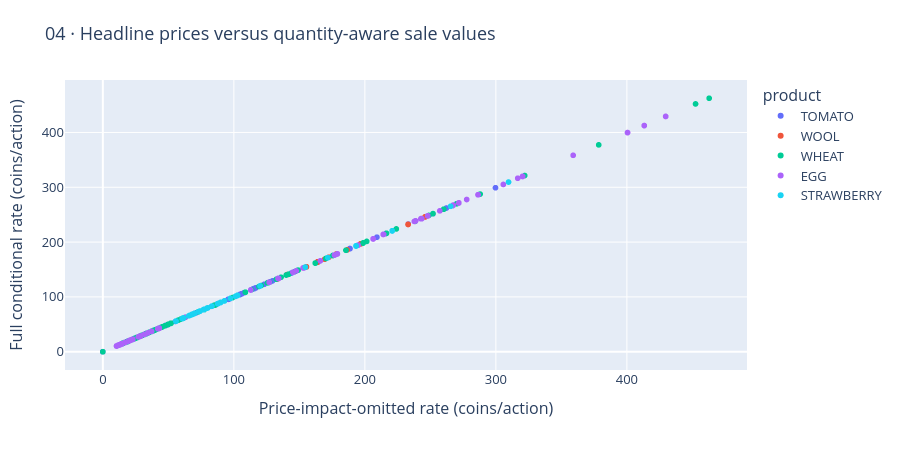

This figure's notebook cell:
### Markdown cell above
## 6 · What headline price hides

Compare the same quantity/deadline/capacity scenario with and without marginal price impact. A current market quote multiplied by all units is not the proceeds of a sequential sale against a changing inventory curve. Neither axis predicts rival trading or future town demand.

### Code cell
charts[3].show(renderer="plotly_mimetype")

### Figure 1 — Plotly figure (JSON) as saved in the notebook; plotly's stock layout.template omitted (floating-point values rounded to 4 significant figures; data arrays with more than 128 entries replaced by an {"elided": "..."} marker saying what was removed)
{"data": [{"customdata": {"elided": "520x4 float values"}, "hovertemplate": "product=TOMATO<br>Price-impact-omitted rate (coins/action)=%{x}<br>Full conditional rate (coins/action)=%{y}<br>deadline_slack=%{customdata[0]}<br>price_impact_loss=%{customdata[1]}<br>capacity_value_loss=%{customdata[2]}<br>marginal_harvest_revenue=%{customdata[3]}<extra></extra>", "legendgroup": "TOMATO", "marker": {"color": "#636efa", "symbol": "circle"}, "mode": "markers", "name": "TOMATO", "showlegend": true, "type": "scattergl", "x": {"elided": "520 float values"}, "xaxis": "x", "y": {"elided": "520 float values"}, "yaxis": "y"}, {"customdata": {"elided": "74x4 float values"}, "hovertemplate": "product=WOOL<br>Price-impact-omitted rate (coins/action)=%{x}<br>Full conditional rate (coins/action)=%{y}<br>deadline_slack=%{customdata[0]}<br>price_impact_loss=%{customdata[1]}<br>capacity_value_loss=%{customdata[2]}<br>marginal_harvest_revenue=%{customdata[3]}<extra></extra>", "legendgroup": "WOOL", "marker": {"color": "#EF553B", "symbol": "circle"}, "mode": "markers", "name": "WOOL", "showlegend": true, "type": "scattergl", "x": [164.0, 178.3, 140.6, 164.0, 164.0, 140.6, 196.8, 172.5, 164.0, 140.6, 246.0, 164.0, 140.6, 164.0, 164.0, 196.8, 164.0, 246.0, 164.0, 140.6, 164.0, 178.3, 140.6, 164.0, 164.0, 140.6, 196.8, 172.5, 164.0, 140.6, 246.0, 164.0, 140.6, 164.0, 164.0, 196.8, 164.0, 246.0, 164.0, 140.6, 154.7, 162.3, 133.1, 155.3, 155.3, 133.1, 186.4, 164.0, 155.3, 133.1, 233.0, 155.3, 133.1, 155.3, 154.7, 186.4, 155.3, 233.0, 155.3, 133.1, 154.7, 169.3, 133.1, 155.3, 155.3, 133.1, 186.4, 164.0, 155.3, 133.1, 233.0, 155.3, 133.1, 155.3], "xaxis": "x", "y": [164.0, 178.3, 140.6, 164.0, 164.0, 140.6, 196.8, 172.5, 164.0, 140.6, 246.0, 164.0, 140.6, 164.0, 164.0, 196.8, 164.0, 246.0, 164.0, 140.6, 164.0, 178.3, 140.6, 164.0, 164.0, 140.6, 196.8, 172.5, 164.0, 140.6, 246.0, 164.0, 140.6, 164.0, 164.0, 196.8, 164.0, 246.0, 164.0, 140.6, 154.5, 161.8, 132.7, 154.8, 154.8, 132.7, 185.8, 163.5, 154.8, 132.7, 232.2, 154.8, 132.7, 154.8, 154.5, 185.8, 154.8, 232.2, 154.8, 132.7, 154.5, 168.8, 132.7, 154.8, 154.8, 132.7, 185.8, 163.5, 154.8, 132.7, 232.2, 154.8, 132.7, 154.8], "yaxis": "y"}, {"customdata": {"elided": "404x4 float values"}, "hovertemplate": "product=WHEAT<br>Price-impact-omitted rate (coins/action)=%{x}<br>Full conditional rate (coins/action)=%{y}<br>deadline_slack=%{customdata[0]}<br>price_impact_loss=%{customdata[1]}<br>capacity_value_loss=%{customdata[2]}<br>marginal_harvest_revenue=%{customdata[3]}<extra></extra>", "legendgroup": "WHEAT", "marker": {"color": "#00cc96", "symbol": "circle"}, "mode": "markers", "name": "WHEAT", "showlegend": true, "type": "scattergl", "x": {"elided": "404 float values"}, "xaxis": "x", "y": {"elided": "404 float values"}, "yaxis": "y"}, {"customdata": {"elided": "420x4 float values"}, "hovertemplate": "product=EGG<br>Price-impact-omitted rate (coins/action)=%{x}<br>Full conditional rate (coins/action)=%{y}<br>deadline_slack=%{customdata[0]}<br>price_impact_loss=%{customdata[1]}<br>capacity_value_loss=%{customdata[2]}<br>marginal_harvest_revenue=%{customdata[3]}<extra></extra>", "legendgroup": "EGG", "marker": {"color": "#ab63fa", "symbol": "circle"}, "mode": "markers", "name": "EGG", "showlegend": true, "type": "scattergl", "x": {"elided": "420 float values"}, "xaxis": "x", "y": {"elided": "420 float values"}, "yaxis": "y"}, {"customdata": {"elided": "118x4 float values"}, "hovertemplate": "product=STRAWBERRY<br>Price-impact-omitted rate (coins/action)=%{x}<br>Full conditional rate (coins/action)=%{y}<br>deadline_slack=%{customdata[0]}<br>price_impact_loss=%{customdata[1]}<br>capacity_value_loss=%{customdata[2]}<br>marginal_harvest_revenue=%{customdata[3]}<extra></extra>", "legendgroup": "STRAWBERRY", "marker": {"color": "#19d3f3", "symbol": "circle"}, "mode": "markers", "name": "STRAWBERRY", "showlegend": true, "type": "scattergl", "x": [61.0, 65.6, 55.82, 61.4, 61.4, 55.82, 68.22, 66.6, 61.4, 55.82, 76.75, 61.4, 68.22, 61.4, 193.2, 68.22, 74.0, 68.22, 171.8, 61.4, 83.25, 61.4, 154.6, 69.8, 89.75, 66.6, 61.4, 77.56, 102.6, 60.55, 68.44, 70.0, 120.0, 60.73, 77.0, 61.6, 102.9, 79.64, 88.0, 68.44, 90.0, 87.6, 102.7, 74.22, 80.0, 97.33, 61.0, 68.22, 61.4, 76.75, 61.4, 55.82, 193.2, 61.4, 55.82, 55.82, 220.9, 61.4, 55.82, 55.82, 220.9, 61.4, 55.82, 55.82, 265.4, 61.4, 55.82, 55.82, 309.7, 61.4, 55.82, 55.82, 61.0, 69.8, 55.82, 61.4, 61.4, 55.82, 68.22, 66.6, 61.4, 55.82, 76.75, 61.4, 68.22, 61.4, 193.2, 68.22, 74.0, 68.22, 171.8, 61.4, 83.25, 61.4, 154.6, 69.8, 89.75, 55.82, 61.4, 77.56, 102.6, 79.45, 68.44, 70.0, 120.0, 73.0, 77.0, 61.6, 102.9, 92.83, 88.0, 68.44, 90.0, 92.83, 102.7, 74.22, 80.0, 101.3], "xaxis": "x", "y": [61.0, 65.5, 55.73, 61.3, 61.3, 55.73, 68.11, 66.5, 61.3, 55.73, 76.62, 61.3, 68.11, 61.3, 193.1, 68.22, 74.0, 68.22, 171.7, 61.4, 83.25, 61.4, 154.5, 69.8, 89.75, 66.6, 61.4, 77.56, 102.6, 60.55, 68.44, 70.0, 120.0, 60.73, 77.0, 61.6, 102.9, 79.64, 88.0, 68.44, 90.0, 87.6, 102.7, 74.22, 80.0, 97.33, 61.0, 68.11, 61.3, 76.62, 61.3, 55.73, 192.8, 61.3, 55.73, 55.73, 220.3, 61.3, 55.73, 55.73, 220.7, 61.4, 55.82, 55.82, 265.3, 61.4, 55.82, 55.82, 309.5, 61.4, 55.82, 55.82, 61.0, 69.7, 55.73, 61.3, 61.3, 55.73, 68.11, 66.5, 61.3, 55.73, 76.62, 61.3, 68.11, 61.3, 193.1, 68.22, 74.0, 68.22, 171.7, 61.4, 83.25, 61.4, 154.5, 69.8, 89.75, 55.82, 61.4, 77.56, 102.6, 79.45, 68.44, 70.0, 120.0, 73.0, 77.0, 61.6, 102.9, 92.75, 88.0, 68.44, 90.0, 92.75, 102.7, 74.22, 80.0, 101.2], "yaxis": "y"}], "layout": {"font": {"size": 13}, "height": 470, "legend": {"title": {"text": "product"}, "tracegroupgap": 0}, "margin": {"b": 100, "l": 65, "r": 35, "t": 80}, "title": {"text": "04 · Headline prices versus quantity-aware sale values"}, "xaxis": {"anchor": "y", "domain": [0, 1], "title": {"text": "Price-impact-omitted rate (coins/action)"}}, "yaxis": {"anchor": "x", "domain": [0, 1], "title": {"text": "Full conditional rate (coins/action)"}}}}
